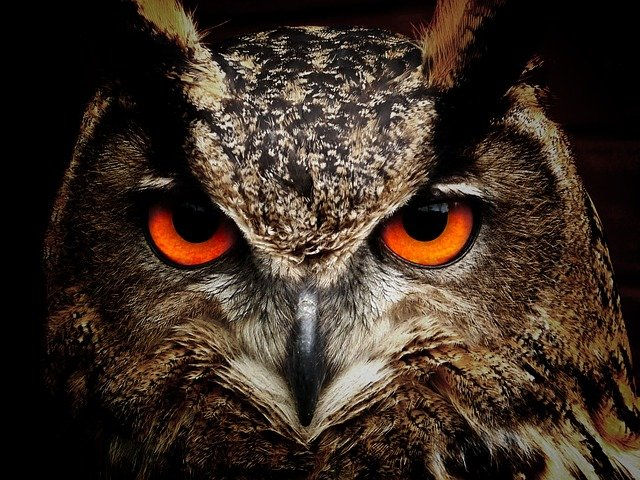
#> input picture misc/convolution/sample.jpg, 640 x 480 px
$ jupyter execute --allow-errors convolve.ipynb
#> lines starting #> are read from the running program, lines starting #| are printed output that depends on the picture
[cell 1]
# MIT License
#
# Copyright (c) 2021 Florian
#
# Permission is hereby granted, free of charge, to any person obtaining a copy
# of this software and associated documentation files (the "Software"), to deal
# in the Software without restriction, including without limitation the rights
# to use, copy, modify, merge, publish, distribute, sublicense, and/or sell
# copies of the Software, and to permit persons to whom the Software is
# furnished to do so, subject to the following conditions:
#
# The above copyright notice and this permission notice shall be included in all
# copies or substantial portions of the Software.
#
# THE SOFTWARE IS PROVIDED "AS IS", WITHOUT WARRANTY OF ANY KIND, EXPRESS OR
# IMPLIED, INCLUDING BUT NOT LIMITED TO THE WARRANTIES OF MERCHANTABILITY,
# FITNESS FOR A PARTICULAR PURPOSE AND NONINFRINGEMENT. IN NO EVENT SHALL THE
# AUTHORS OR COPYRIGHT HOLDERS BE LIABLE FOR ANY CLAIM, DAMAGES OR OTHER
# LIABILITY, WHETHER IN AN ACTION OF CONTRACT, TORT OR OTHERWISE, ARISING FROM,
# OUT OF OR IN CONNECTION WITH THE SOFTWARE OR THE USE OR OTHER DEALINGS IN THE
# SOFTWARE.
import numpy as np
from pyml.external import ExternalLibrary
from scipy.signal import correlate2d, convolve2d

#> (the rest of this cell did not finish here and is left out)

[cell 2]
n, k = 100, 61
matrix = np.ones((n, n), dtype=np.float64)
kernel = np.ones((k ,k), dtype=np.float64)

#> (the rest of this cell did not finish here and is left out)

[cell 3]
import cv2

def process_image(image):
#> called with image = 'sample.jpg'
  image = cv2.imread(image)
#> image is the input picture: shape (480, 640, 3); mean B, G, R 36, 45.7, 59.4
  image = cv2.cvtColor(src=image, code=cv2.COLOR_BGR2GRAY)
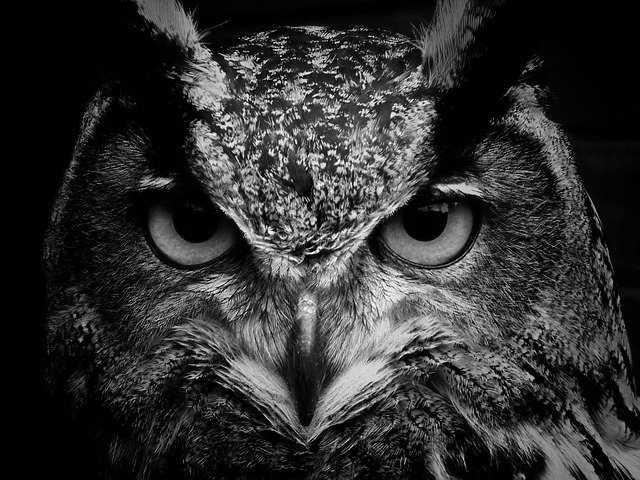
#> image: shape (480, 640); min 0, max 254, mean 48.7
  return image

def gaussian_kernel(n=5, sigma=0.85):
    """\
    creates gaussian kernel with side length `l` and a sigma
    """
    ax = np.linspace(-(n - 1) / 2., (n - 1) / 2., n)
    gauss = np.exp(-0.5 * np.square(ax) / np.square(sigma))
    kernel = np.outer(gauss, gauss)
    return kernel / np.sum(kernel)

image = process_image('sample.jpg')

# gaussian_blur = 1/16 * np.array([[1, 2, 1], [2, 4, 2], [1, 2, 1]])
gaussian_blur = gaussian_kernel(21, sigma=10)
# gaussian_blur = gaussian_kernel(41, sigma=100)

#> (the rest of this cell did not finish here and is left out)
